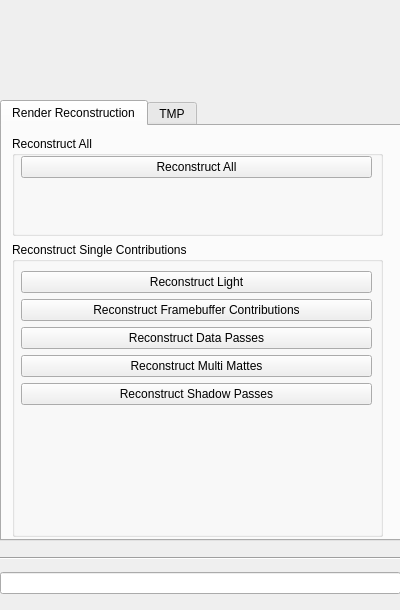
<?xml version="1.0" encoding="UTF-8"?>
<ui version="4.0">
 <class>Form</class>
 <widget class="QWidget" name="Form">
  <property name="geometry">
   <rect>
    <x>0</x>
    <y>0</y>
    <width>400</width>
    <height>610</height>
   </rect>
  </property>
  <property name="sizePolicy">
   <sizepolicy hsizetype="Preferred" vsizetype="Preferred">
    <horstretch>0</horstretch>
    <verstretch>0</verstretch>
   </sizepolicy>
  </property>
  <property name="windowTitle">
   <string>Form</string>
  </property>
  <widget class="QWidget" name="verticalLayoutWidget">
   <property name="geometry">
    <rect>
     <x>0</x>
     <y>0</y>
     <width>401</width>
     <height>601</height>
    </rect>
   </property>
   <layout class="QVBoxLayout" name="verticalLayout">
    <item>
     <widget class="QWidget" name="wdgtHeader" native="true">
      <property name="minimumSize">
       <size>
        <width>0</width>
        <height>94</height>
       </size>
      </property>
      <property name="maximumSize">
       <size>
        <width>16777215</width>
        <height>94</height>
       </size>
      </property>
      <widget class="QWidget" name="verticalLayoutWidget_3">
       <property name="geometry">
        <rect>
         <x>-1</x>
         <y>-1</y>
         <width>401</width>
         <height>91</height>
        </rect>
       </property>
       <layout class="QVBoxLayout" name="verticalLayout_3">
        <item>
         <widget class="QWidget" name="wdgtHeaderImage" native="true">
          <property name="styleSheet">
           <string notr="true">QWidget#wdgtHeaderImage{border-image: url(:/images/rugbyBugsNukeToolsetHeader.png);}</string>
          </property>
         </widget>
        </item>
       </layout>
      </widget>
     </widget>
    </item>
    <item>
     <widget class="QWidget" name="wdgtContent" native="true">
      <widget class="QWidget" name="verticalLayoutWidget_4">
       <property name="geometry">
        <rect>
         <x>0</x>
         <y>0</y>
         <width>401</width>
         <height>441</height>
        </rect>
       </property>
       <layout class="QVBoxLayout" name="verticalLayout_4">
        <item>
         <widget class="QTabWidget" name="tabWidget">
          <property name="currentIndex">
           <number>0</number>
          </property>
          <widget class="QWidget" name="tab">
           <attribute name="title">
            <string>Render Reconstruction</string>
           </attribute>
           <widget class="QWidget" name="verticalLayoutWidget_5">
            <property name="geometry">
             <rect>
              <x>10</x>
              <y>10</y>
              <width>371</width>
              <height>401</height>
             </rect>
            </property>
            <layout class="QVBoxLayout" name="verticalLayout_5">
             <item>
              <widget class="QGroupBox" name="groupBox_2">
               <property name="minimumSize">
                <size>
                 <width>0</width>
                 <height>100</height>
                </size>
               </property>
               <property name="maximumSize">
                <size>
                 <width>16777215</width>
                 <height>100</height>
                </size>
               </property>
               <property name="title">
                <string>Reconstruct All</string>
               </property>
               <widget class="QWidget" name="verticalLayoutWidget_6">
                <property name="geometry">
                 <rect>
                  <x>9</x>
                  <y>20</y>
                  <width>351</width>
                  <height>71</height>
                 </rect>
                </property>
                <layout class="QVBoxLayout" name="verticalLayout_6">
                 <item>
                  <widget class="QPushButton" name="btnReconstructAll">
                   <property name="text">
                    <string>Reconstruct All</string>
                   </property>
                  </widget>
                 </item>
                 <item>
                  <spacer name="verticalSpacer">
                   <property name="orientation">
                    <enum>Qt::Vertical</enum>
                   </property>
                   <property name="sizeHint" stdset="0">
                    <size>
                     <width>20</width>
                     <height>40</height>
                    </size>
                   </property>
                  </spacer>
                 </item>
                </layout>
               </widget>
              </widget>
             </item>
             <item>
              <widget class="QGroupBox" name="groupBox">
               <property name="title">
                <string>Reconstruct Single Contributions</string>
               </property>
               <widget class="QWidget" name="verticalLayoutWidget_7">
                <property name="geometry">
                 <rect>
                  <x>9</x>
                  <y>29</y>
                  <width>351</width>
                  <height>251</height>
                 </rect>
                </property>
                <layout class="QVBoxLayout" name="verticalLayout_8">
                 <item>
                  <widget class="QPushButton" name="btnReconstructLight">
                   <property name="text">
                    <string>Reconstruct Light</string>
                   </property>
                  </widget>
                 </item>
                 <item>
                  <widget class="QPushButton" name="btnReconstructFramebufferContributions">
                   <property name="text">
                    <string>Reconstruct Framebuffer Contributions</string>
                   </property>
                  </widget>
                 </item>
                 <item>
                  <widget class="QPushButton" name="btnReconstructDataPasses">
                   <property name="text">
                    <string>Reconstruct Data Passes</string>
                   </property>
                  </widget>
                 </item>
                 <item>
                  <widget class="QPushButton" name="btnReconstructMultiMattes">
                   <property name="text">
                    <string>Reconstruct Multi Mattes</string>
                   </property>
                  </widget>
                 </item>
                 <item>
                  <widget class="QPushButton" name="btnReconstructShadowPasses">
                   <property name="text">
                    <string>Reconstruct Shadow Passes</string>
                   </property>
                  </widget>
                 </item>
                 <item>
                  <spacer name="verticalSpacer_2">
                   <property name="orientation">
                    <enum>Qt::Vertical</enum>
                   </property>
                   <property name="sizeHint" stdset="0">
                    <size>
                     <width>20</width>
                     <height>40</height>
                    </size>
                   </property>
                  </spacer>
                 </item>
                </layout>
               </widget>
              </widget>
             </item>
            </layout>
           </widget>
          </widget>
          <widget class="QWidget" name="tab_2">
           <attribute name="title">
            <string>TMP</string>
           </attribute>
          </widget>
         </widget>
        </item>
       </layout>
      </widget>
     </widget>
    </item>
    <item>
     <widget class="QWidget" name="wdgtFooter" native="true">
      <property name="minimumSize">
       <size>
        <width>0</width>
        <height>50</height>
       </size>
      </property>
      <property name="maximumSize">
       <size>
        <width>16777215</width>
        <height>50</height>
       </size>
      </property>
      <widget class="QWidget" name="verticalLayoutWidget_2">
       <property name="geometry">
        <rect>
         <x>0</x>
         <y>0</y>
         <width>401</width>
         <height>51</height>
        </rect>
       </property>
       <layout class="QVBoxLayout" name="verticalLayout_2">
        <item>
         <widget class="Line" name="line">
          <property name="orientation">
           <enum>Qt::Horizontal</enum>
          </property>
         </widget>
        </item>
        <item>
         <widget class="QLineEdit" name="leStatus"/>
        </item>
       </layout>
      </widget>
     </widget>
    </item>
   </layout>
  </widget>
 </widget>
 <resources>
  <include location="rugbyBugsNukeInterfaceRessources.qrc"/>
 </resources>
 <connections/>
</ui>
